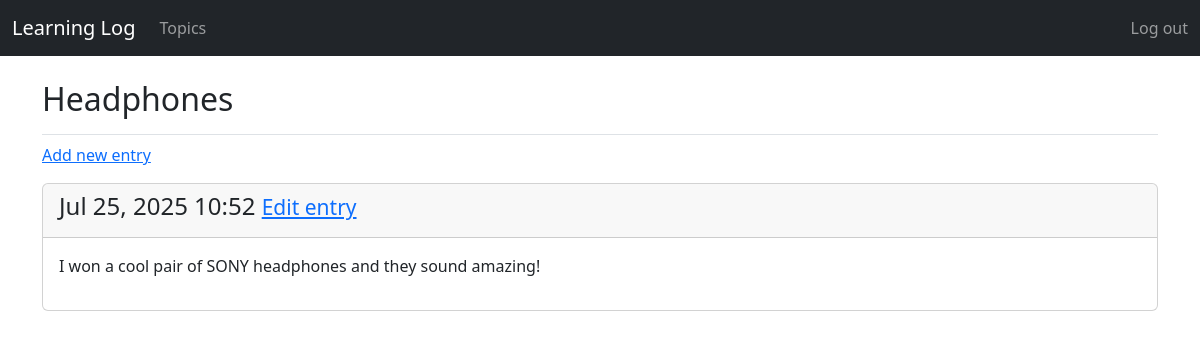
Page /topics/6/ (signed in) on the committed database.
### learning_logs/models.py (models this page shows, shortened)
class Topic(models.Model):
    text = models.CharField(max_length=200)
    date_added = models.DateTimeField(auto_now_add=True)
    owner = models.ForeignKey(User, on_delete=models.CASCADE) # 2. Add the owner field
    def __str__(self):
        return self.text

class Entry(models.Model):
    topic = models.ForeignKey(Topic, on_delete=models.CASCADE)
    """ on_delete=models.CASCADE means that if the related Topic instance is deleted,
    all related Entry instances will also be deleted."""
    text = models.TextField()
    date_added = models.DateTimeField(auto_now_add=True)
    class Meta:
        verbose_name_plural = 'entries'

### learning_logs/views.py (the view)
# urls.py: path('topics/<int:topic_id>/', views.topic, name='topic'),
@login_required
def topic(request, topic_id):
    topic = get_object_or_404(Topic, id=topic_id, owner=request.user)
    entries = topic.entry_set.order_by('-date_added')
    context = {'topic': topic, 'entries': entries}
    return render(request, 'learning_logs/topic.html', context)

### learning_logs/templates/learning_logs/topic.html
{% extends "learning_logs/base.html" %}
{% block page_header %}
  <h2>{{ topic }}</h2>
{% endblock page_header %}
{% block content %}
  <p>
    <a href="{% url 'learning_logs:new_entry' topic.id %}">Add new entry</a>
  </p>
  {% for entry in entries %}
    <div class="card mb-3">
      <div class="card-header">
        <h4 class="card-title">
          {{ entry.date_added|date:'M d, Y H:i' }}
          <small><a href="{% url 'learning_logs:edit_entry' entry.id %}"> Edit entry</a></small>
        </h4>
      </div>
      <div class="card-body">
        {{ entry.text|linebreaks }}
      </div>
    </div>
  {% empty %}
    <p>There are no entries for this topic yet.</p>
  {% endfor %}
{% endblock content %}

### rows in the picture
Topic: text "Headphones"
Entry: date_added "Jul 25, 2025 10:52", text "I won a cool pair of SONY headphones and they sound amazing!"
